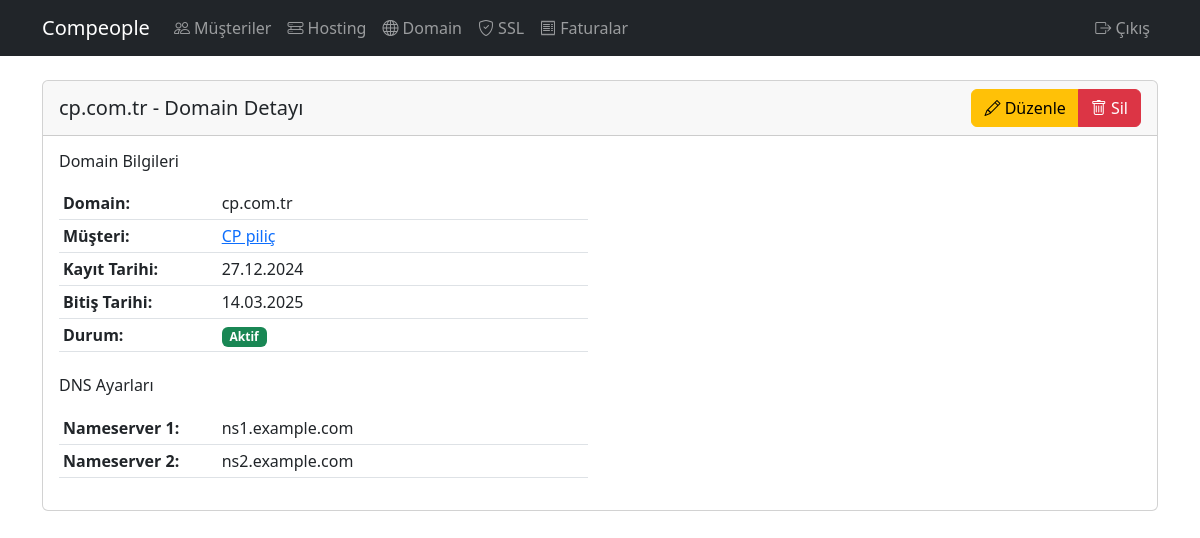
/domains/1/ (signed in), run on the app's committed database.
### customers/models.py (models this page shows, shortened)
class Domain(models.Model):
    customer = models.ForeignKey(Customer, on_delete=models.CASCADE, verbose_name='Müşteri')
    name = models.CharField(max_length=200, verbose_name='Domain Adı')
    registration_date = models.DateField(verbose_name='Kayıt Tarihi')
    expiration_date = models.DateField(verbose_name='Bitiş Tarihi')
    is_active = models.BooleanField(default=True, verbose_name='Aktif mi?')
    nameserver1 = models.CharField(max_length=200, verbose_name='Nameserver 1')
    nameserver2 = models.CharField(max_length=200, verbose_name='Nameserver 2')
    nameserver3 = models.CharField(max_length=200, blank=True, null=True, verbose_name='Nameserver 3')
    nameserver4 = models.CharField(max_length=200, blank=True, null=True, verbose_name='Nameserver 4')
    class Meta:
        verbose_name = 'Domain'
        verbose_name_plural = 'Domainler'

class Customer(models.Model):
    company_name = models.CharField(max_length=200, verbose_name='Firma Adı')
    contact_name = models.CharField(max_length=200, verbose_name='İletişim Kişisi')
    email = models.EmailField(verbose_name='E-posta')
    email2 = models.EmailField(verbose_name='E-posta 2', blank=True, null=True)
    email3 = models.EmailField(verbose_name='E-posta 3', blank=True, null=True)
    phone = models.CharField(max_length=20, verbose_name='Telefon')
    address = models.TextField(verbose_name='Adres', blank=True, null=True)
    tax_office = models.CharField(max_length=200, verbose_name='Vergi Dairesi', blank=True, null=True)
    tax_number = models.CharField(max_length=50, verbose_name='Vergi Numarası', blank=True, null=True)
    registration_date = models.DateField(verbose_name='Kayıt Tarihi')
    notes = models.TextField(blank=True, null=True, verbose_name='Notlar')
    created_at = models.DateTimeField(default=timezone.now, verbose_name='Oluşturulma Tarihi')
    class Meta:
        verbose_name = 'Müşteri'
        verbose_name_plural = 'Müşteriler'

### customers/views.py (the view)
# urls.py: path('domains/<int:pk>/', views.domain_detail, name='domain-detail'),
@login_required
def domain_detail(request, pk):
    domain = get_object_or_404(Domain, pk=pk)
    return render(request, 'customers/domain_detail.html', {'domain': domain})

### customers/templates/customers/domain_detail.html (shortened to what this page needs)
{% extends 'customers/base.html' %}
{% block content %}
<div class="card">
    <div class="card-header d-flex justify-content-between align-items-center">
        <h5 class="card-title mb-0">{{ domain.name }} - Domain Detayı</h5>
        <div class="btn-group" role="group">
            <a href="{% url 'customers:domain-edit' domain.pk %}" class="btn btn-warning">
                <i class="bi bi-pencil"></i> Düzenle
            </a>
            <a href="{% url 'customers:domain-delete' domain.pk %}" class="btn btn-danger">
                <i class="bi bi-trash"></i> Sil
            </a>
        </div>
    </div>
    <div class="card-body">
        <div class="row">
            <div class="col-md-6">
                <h6 class="mb-3">Domain Bilgileri</h6>
                <table class="table table-sm">
                    <tr>
                        <th width="30%">Domain:</th>
                        <td>{{ domain.name }}</td>
                    </tr>
                    <tr>
                        <th>Müşteri:</th>
                        <td>
                            <a href="{% url 'customers:customer-detail' domain.customer.pk %}">
                                {{ domain.customer.company_name }}
                            </a>
                        </td>
                    </tr>
                    <tr>
                        <th>Kayıt Tarihi:</th>
                        <td>{{ domain.registration_date|date:"d.m.Y" }}</td>
                    </tr>
                    <tr>
                        <th>Bitiş Tarihi:</th>
                        <td>{{ domain.expiration_date|date:"d.m.Y" }}</td>
                    </tr>
                    <tr>
                        <th>Durum:</th>
                        <td>
                            <span class="badge {% if domain.is_active %}bg-success{% else %}bg-danger{% endif %}">
                                {{ domain.is_active|yesno:"Aktif,Pasif" }}
                            </span>
                        </td>
                    </tr>
                </table>
                <h6 class="mb-3 mt-4">DNS Ayarları</h6>
                <table class="table table-sm">
                    <tr>
                        <th width="30%">Nameserver 1:</th>
                        <td>{{ domain.nameserver1 }}</td>
                    </tr>
                    <tr>
                        <th>Nameserver 2:</th>
                        <td>{{ domain.nameserver2 }}</td>
                    </tr>
                </table>
            </div>
        </div>
    </div>
</div>
{% endblock %}

### data on the page
Domain: name "cp.com.tr", customer.company_name "CP piliç", registration_date "27.12.2024", expiration_date "14.03.2025", is_active "Aktif", nameserver1 "ns1.example.com", nameserver2 "ns2.example.com"
